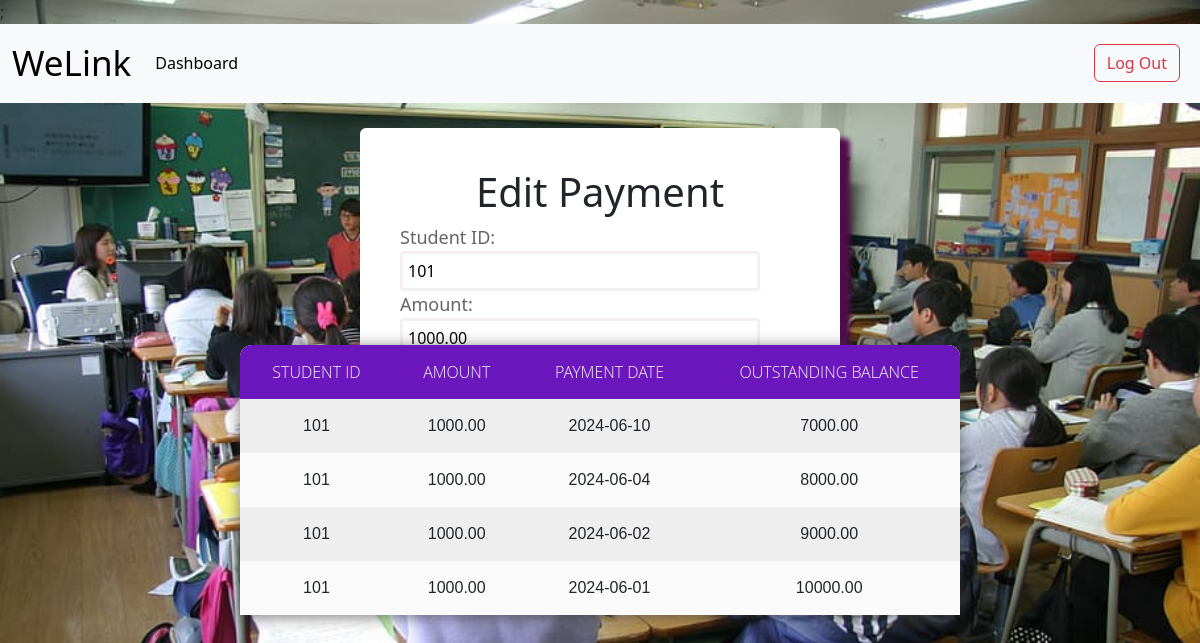
Page /admin_payment.php?student_id=101 on the committed database.
### tables this page shows
CREATE TABLE `payment` (
  `student_id` int(11) NOT NULL,
  `amount` decimal(10,2) NOT NULL,
  `payment_date` date NOT NULL,
  `outstanding_balance` decimal(10,2) NOT NULL
);

### admin_payment.php (the view, shortened to what this page needs)
<?php
include "connection.php";
$payment = [];
if (isset($_GET['student_id'])) {
    $student_id = $_GET['student_id'];
    $query = "SELECT * FROM payment WHERE student_id = ?";
    $stmt = $conn->prepare($query);
    $stmt->bind_param("s", $student_id);
    $stmt->execute();
    $result = $stmt->get_result();
    if ($result->num_rows > 0) {
        $payment = $result->fetch_assoc();
    }
}
?>
<!DOCTYPE html>
<html>
<head>
    <link href="https://cdn.jsdelivr.net/npm/bootstrap@5.3.3/dist/css/bootstrap.min.css" rel="stylesheet">;
    <link rel="stylesheet" type="text/css" href="style.css">
</head>
<body>
<?php include "navbar2.php";
    ?>
    <div id="form">
    <h1>Edit Payment</h1>
    <form name="form" method="POST" action="">
        <label for="student_id">Student ID:</label>
        <input type="text" id="student_id" name="student_id" value="<?php echo isset($payment['student_id']) ? $payment['student_id'] : ''; ?>" required>
        <label for="amount">Amount:</label>
        <input type="number" step="0.01" id="amount" name="amount" value="<?php echo isset($payment['amount']) ? $payment['amount'] : ''; ?>" required>
        <label for="payment_date">Payment Date:</label>
        <input type="date" id="payment_date" name="payment_date" value="<?php echo isset($payment['payment_date']) ? $payment['payment_date'] : ''; ?>" required>
        <button id="btn" type="submit" name="submit">Update</button>
    </form>
</div>
    <table>
        <tr>
            <th>Student ID</th>
            <th>Amount</th>
            <th>Payment Date</th>
            <th>Outstanding Balance</th>
        </tr>
        <?php
        if (isset($student_id)) {
            $query = "SELECT * FROM payment WHERE student_id = ? ORDER BY payment_date DESC";
            $stmt = $conn->prepare($query);
            $stmt->bind_param("s", $student_id);
            $stmt->execute();
            $result = $stmt->get_result();
            while ($row = $result->fetch_assoc()) {
                echo "<tr>";
                echo "<td>" . $row['student_id'] . "</td>";
                echo "<td>" . $row['amount'] . "</td>";
                echo "<td>" . $row['payment_date'] . "</td>";
                echo "<td>" . $row['outstanding_balance'] . "</td>";
                echo "</tr>";
            }
        }
        ?>
    </table>
</body>
</html>

### style.css (style rules this page uses)
body { background: url("images/bg.jpg"); background-repeat: no-repeat; background-size: cover; }
#form { background-color: rgb(255, 255, 255); width:28%; border-radius: 6px; margin:120px auto; padding:40px; box-shadow: 10px 10px 5px rgb(80, 11, 77); margin-top: 25px; }
h1 { text-align: center; }
input { width: 90%; border-radius: 4px; border: 3px solid #f6efef; padding: 5px; }
#btn { width: 100%; color:rgb(255, 255, 255); background-color: rgb(108, 22, 190); padding:10px; font-weight: 700; font-size: larger; border-radius: 10px; }
form label { color:rgb(100, 100, 100); font-size: 18px; font-weight:500; }
@media screen and (max-width: 1350px) { #form { width: 40%; margin-left:none; padding:40px; } }
* { margin:0; padding: 0; outline: 0; }
table { position: absolute; z-index: 2; left: 50%; top: 60%; transform: translate(-50%,-50%); width: 60%; border-collapse: collapse; border-spacing: 0; box-shadow: 0 2px 15px rgba(64,64,64,.7); border-radius: 12px 12px 0 0; overflow: hidden; }
td , th { padding: 15px 20px; text-align: center; }
th { background-color: rgb(108, 22, 190); color: #fafafa; font-family: 'Open Sans',Sans-serif; font-weight: 200; text-transform: uppercase; }
tr { width: 100%; background-color: #fafafa; font-family: 'Montserrat', sans-serif; }
tr:nth-child(even) { background-color: #eeeeee; }

### rows in the picture
payment: student_id "101", amount "1000.00", payment_date "06/01/2024", student "101", payment_date "2024-06-01", outstanding_balance "10000.00"
payment: student "101", amount "1000.00", payment_date "2024-06-10", outstanding_balance "7000.00"
payment: student "101", amount "1000.00", payment_date "2024-06-04", outstanding_balance "8000.00"
payment: student "101", amount "1000.00", payment_date "2024-06-02", outstanding_balance "9000.00"
